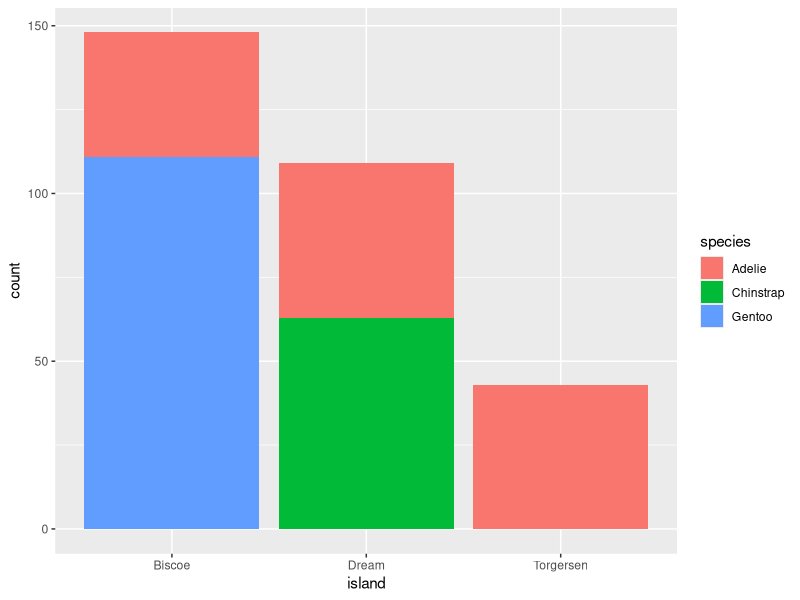
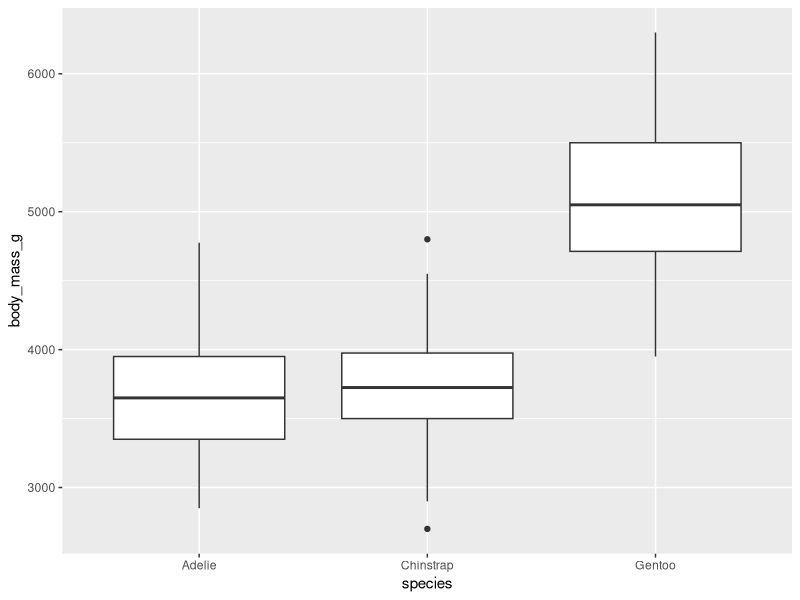
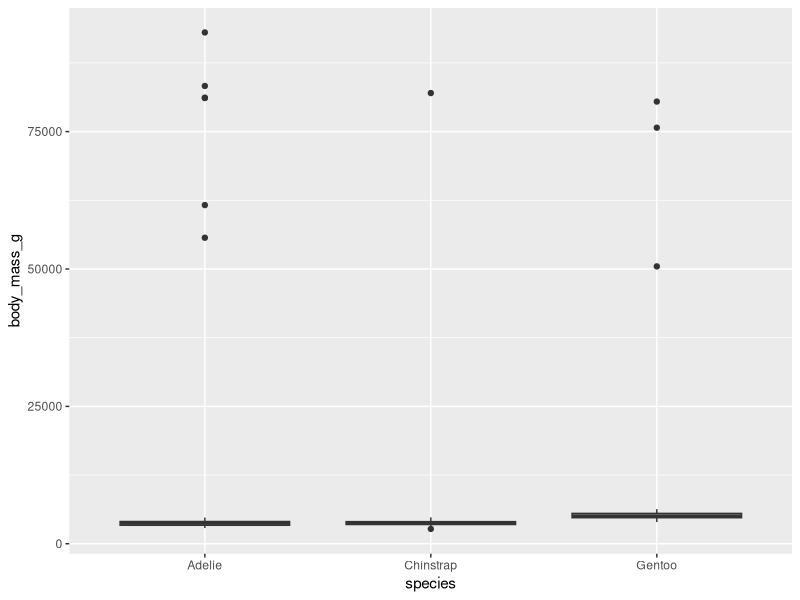
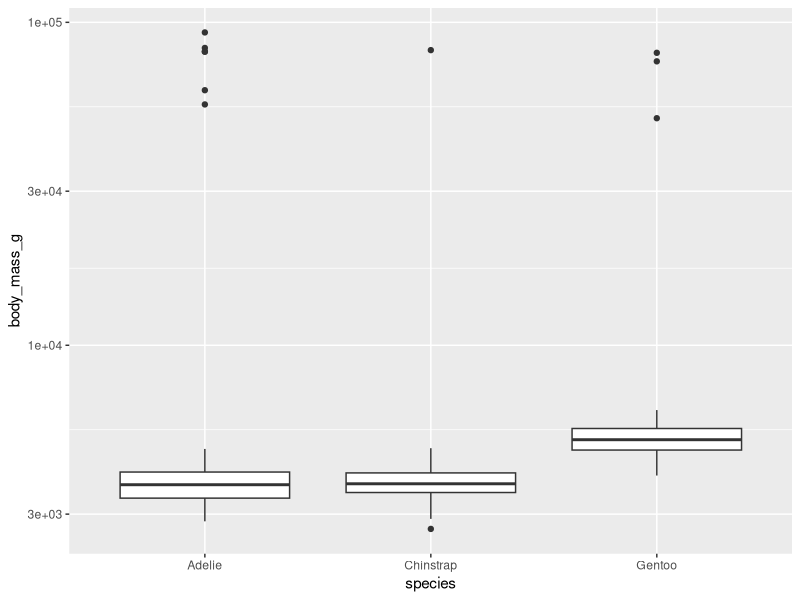
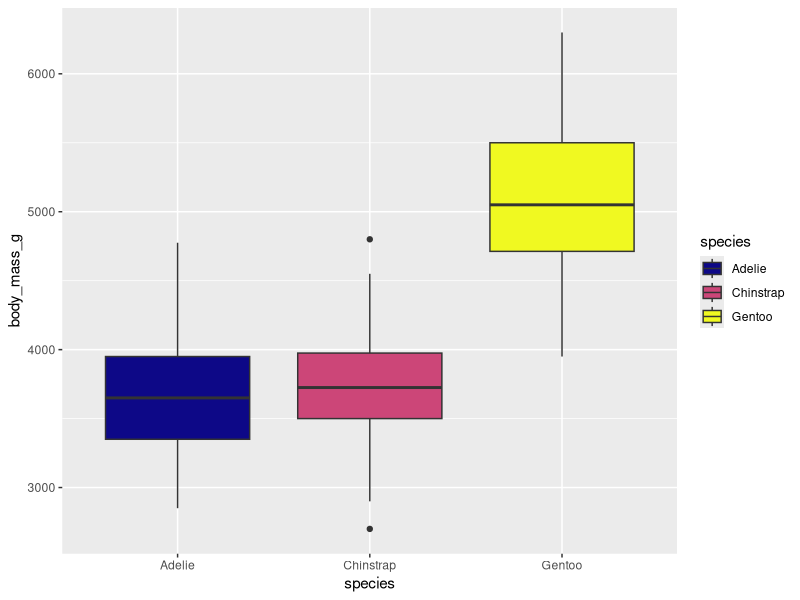
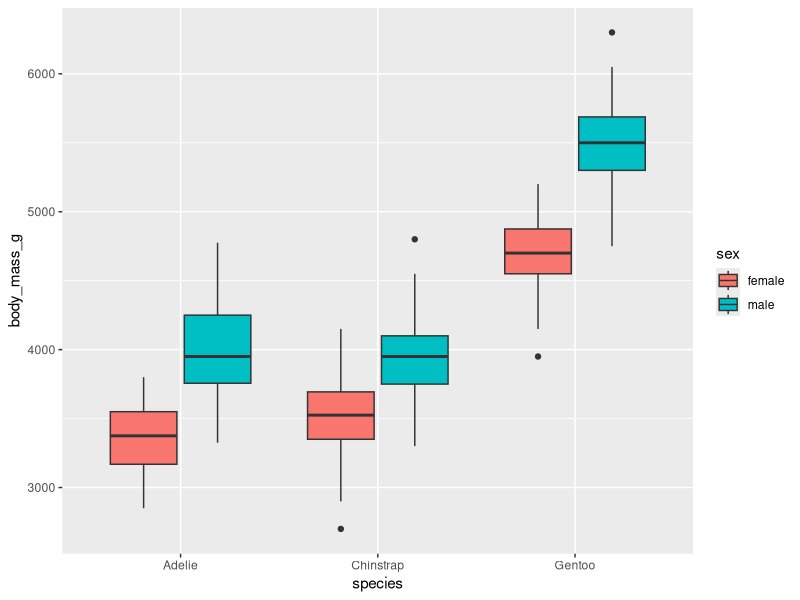
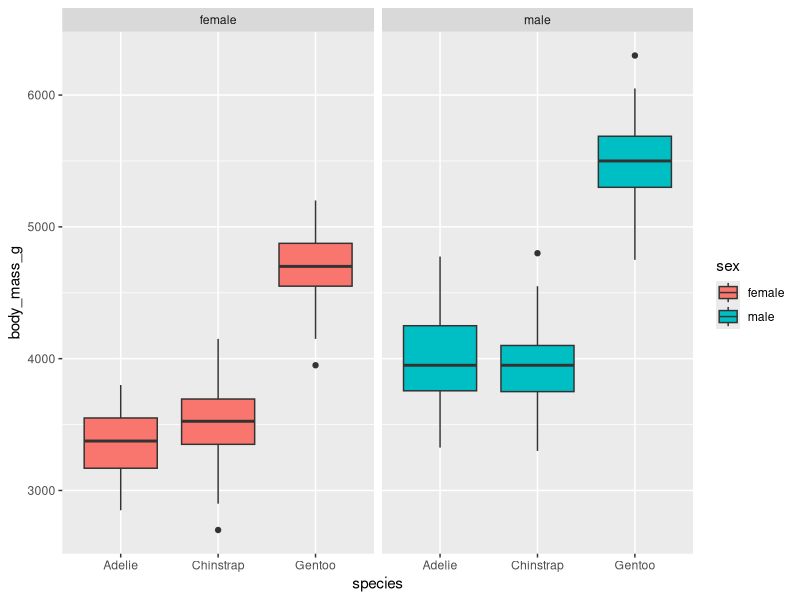
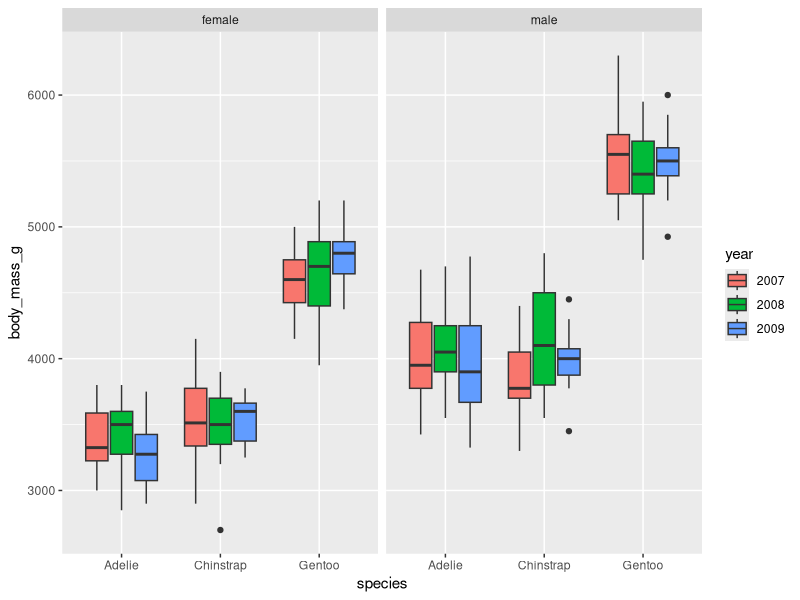

Source code (R) for these figures, in order:
## ---- chunk 1
# Set global options
knitr::opts_chunk$set(attr.output = "style='border: 1px; border-style: solid; margin-left: 10px; margin-right: 10px;'")
## ---- chunk 2
# this version is only for the website!
peng_auto <- readr::read_csv("assets/data/r-tidyverse/penguins.csv")
## ---- chunk 3
# this version is only for the website!
peng <- readr::read_csv(
  "assets/data/r-tidyverse/penguins.csv",
  col_types = "iccddcc" # this string encodes the desired types for each column
)
## ---- chunk 4
peng
## ---- chunk 5
library(ggplot2) # Loading a library to use its functions without ::
## ---- chunk 6
ggplot( # Every plot starts with a call to the ggplot() function
    data = peng # This function can also take the input tibble
) + # The plot consists of individual functions linked with "+"
    geom_bar( # "geoms" define the plot layers we want to draw
        mapping = aes( # The aes() function maps variables to visual properties
            x = island, # publication_year -> x-axis
            fill = species # community_type   -> fill color
        )
    )
## ---- chunk 7
ggplot(peng) +
    geom_boxplot(aes(x = species, y = body_mass_g))
## ---- chunk 8
set.seed(1234) # we set a seed for reproducible randomness
peng_out <- peng
peng_out$body_mass_g[sample(1:nrow(peng_out), 10)] <- 50000 + 50000 * runif(10)
## ---- chunk 9
ggplot(peng_out) +
    geom_boxplot(aes(x = species, y = body_mass_g))
## ---- chunk 10
ggplot(peng_out) +
    geom_boxplot(aes(x = species, y = body_mass_g)) +
    scale_y_log10() # adding the log-scale improves readability
## ---- chunk 11
ggplot(peng) +
    geom_boxplot(aes(x = species, y = body_mass_g, fill = species)) +
    scale_fill_viridis_d(option = "C")
## ---- chunk 12
ggplot(peng) +
    geom_boxplot(aes(x = species, y = body_mass_g, fill = sex))
## ---- chunk 13
ggplot(peng) +
    geom_boxplot(aes(x = species, y = body_mass_g, fill = sex)) +
    facet_wrap(~sex)
## ---- chunk 14
ggplot(peng) +
    geom_boxplot(aes(x = species, y = body_mass_g, fill = year)) +
    facet_wrap(~sex)
## ---- chunk 15
ggplot(peng) +
    geom_boxplot(aes(x = species, y = body_mass_g, fill = year)) +
    facet_wrap(~sex) +
    theme(axis.text.x = element_text(angle = 45, hjust = 1, vjust = 1))
## ---- chunk 16
ggplot(peng) +
    geom_bar(aes(x = species)) # bars are alphabetically ordered
## ---- chunk 17
peng2 <- peng
peng2$species_ordered <- forcats::fct_reorder(
  peng2$species,
  peng2$species, length
)
## ---- chunk 18
ggplot(peng2) +
    geom_bar(aes(x = species_ordered)) # bars are ordered by size
## ---- chunk 19

## ---- chunk 20

## ---- chunk 21
ggplot(mtcars) +
    geom_point(aes(x = hp, y = qsec))
## ---- chunk 22
ggplot(mtcars) +
    geom_point(aes(x = hp, y = qsec, color = as.factor(cyl)))
## ---- chunk 23
# technical adjustments for rendering
old_options <- options(
  pillar.print_max = 5,
  pillar.print_min = 5,
  pillar.advice = FALSE
)
## ---- chunk 24
dplyr::select(peng, id, flipper_length_mm) # reduce tibble to two columns
dplyr::select(peng, -island, -flipper_length_mm) # remove two columns
## ---- chunk 25
dplyr::filter(peng, year == 2007) # penguins examined in 2007
dplyr::filter(peng, year == 2007 |
    year == 2009) # penguins examined in 2007 OR 2009
dplyr::filter(
    peng, # an alternative way to express
    year %in% c(2007, 2009)
) # OR with the match operator "%in%"
dplyr::filter(peng, species == "Adelie" &
    body_mass_g >= 4000) # Adelie penguins heavier than 4kg
## ---- chunk 26
library(magrittr)
peng %>% dplyr::filter(year == 2007)
## ---- chunk 27
peng %>%
    dplyr::select(id, species, body_mass_g) %>%
    dplyr::filter(species == "Adelie" & body_mass_g >= 4000) %>%
    nrow() # count the resulting rows
## ---- chunk 28
peng %>%
    dplyr::filter(island == "Biscoe") %$%
    species %>% # extract the species column as a vector
    unique() # get the unique elements of said vector
## ---- chunk 29
chinstraps_weights <- peng %>%
    dplyr::filter(species == "Chinstrap") %$%
    body_mass_g

length(chinstraps_weights) # length/size of a vector
unique(chinstraps_weights) # unique elements of a vector

min(chinstraps_weights) # minimum
max(chinstraps_weights) # maximum

mean(chinstraps_weights) # mean
median(chinstraps_weights) # median

var(chinstraps_weights) # variance
sd(chinstraps_weights) # standard deviation
quantile(chinstraps_weights, probs = 0.75) # quantiles for the given probabilities
## ---- chunk 30
peng %>%
    dplyr::group_by(species) %>% # group the tibble by the material column
    dplyr::summarise(
        min_weight = min(body_mass_g), # new col: min weight for each group
        median_weight = median(body_mass_g), # new col: median weight for each group
        max_weight = max(body_mass_g) # new col: max weight for each group
    )
## ---- chunk 31
peng %>%
    dplyr::group_by(species, year) %>% # group by species and year
    dplyr::summarise(
        n = dplyr::n(), # a new column: number of penguins for each group
        .groups = "drop" # drop the grouping after this summary operation
    )
## ---- chunk 32
peng %>% dplyr::arrange(sex) # sort by sex
peng %>% dplyr::arrange(sex, body_mass_g) # sort by sex and weight
peng %>% dplyr::arrange(dplyr::desc(body_mass_g)) # sort descending
## ---- chunk 33
peng %>%
    dplyr::group_by(species) %>% # group by species
    dplyr::arrange(dplyr::desc(body_mass_g)) %>% # sort by weight within (!) groups
    dplyr::slice_head(n = 3) %>% # keep the first three penguins per group
    dplyr::ungroup() # remove the still lingering grouping
## ---- chunk 34
peng %>% dplyr::slice_sample(n = 10)
## ---- chunk 35

## ---- chunk 36

## ---- chunk 37

## ---- chunk 38
mtcars %>%
    dplyr::filter(gear == 4) %>%
    nrow()
## ---- chunk 39
mtcars %>%
    dplyr::group_by(cyl) %>%
    dplyr::summarise(
        qsec_mean = mean(qsec)
    )
## ---- chunk 40
mtcars2 <- tibble::rownames_to_column(mtcars, var = "car")
mtcars2 %>%
    dplyr::group_by(am) %>%
    dplyr::arrange(mpg) %>%
    dplyr::slice_head() %$%
    car
## ---- chunk 41
peng %>% dplyr::rename(penguin_name = id) # rename a column
## ---- chunk 42
peng %>% dplyr::relocate(year, .before = species) # reorder columns
## ---- chunk 43
peng %>%
    dplyr::mutate( # add a column that
        kg = body_mass_g / 1000 # manipulates an existing column
    )
## ---- chunk 44
peng %>%
  dplyr::transmute(
    id = paste("Penguin Nr.", id), # overwrite this column
    flipper_length_mm               # select this column
)
## ---- chunk 45
peng %>% tibble::add_column(
  flipper_length_cm = .$flipper_length_mm/10, # not the . representing the LHS of the pipe
  .after = "flipper_length_mm"
)
## ---- chunk 46
peng %>%
    dplyr::group_by(species, sex, year) %>%
    dplyr::mutate(
        mean_weight = mean(body_mass_g, na.rm = T),
        relation_to_mean = body_mass_g / mean_weight
    ) %>%
    dplyr::ungroup() %>%
    dplyr::select(id, species, sex, year, relation_to_mean) %>%
    # mutate does not remove rows, unlike summarise, so we use select
    dplyr::arrange(dplyr::desc(relation_to_mean))
## ---- chunk 47
peng %>% dplyr::mutate(
  weight = ifelse(
    test = body_mass_g >= 4200, # is weight below or above mean weight?
    yes = "above mean",
    no = "below mean"
  )
)
## ---- chunk 48
peng %>% dplyr::mutate(
  weight = dplyr::case_when(
    body_mass_g >= 4200 ~ "above mean", # the number of conditions is arbitrary
    body_mass_g < 4200  ~ "below mean",
    TRUE                ~ "unknown"     # TRUE catches all remaining cases
  )
)
## ---- chunk 49
peng %>%
    dplyr::mutate(
        island_rating = dplyr::case_match(
            island,
            "Torgersen" ~ "My favourite island",
            "Biscoe" ~ "Overrated tourist trap",
            "Dream" ~ "Lost my wallet there. 4/10"
        )
    ) %>%
    # here we use group_by+summarise only to show the result
    dplyr::group_by(island, island_rating) %>%
    dplyr::summarise(.groups = "drop")
## ---- chunk 50
carsales <- tibble::tribble(
    ~brand, ~`2014`, ~`2015`, ~`2016`, ~`2017`,
    "BMW", 20, 25, 30, 45,
    "VW", 67, 40, 120, 55
)
carsales
## ---- chunk 51
carsales_long <- carsales %>% tidyr::pivot_longer(
    cols = tidyselect::num_range(
        "",
        range = 2014:2017
    ), # define a set of columns to transform
    names_to = "year", # the name of the descriptor column we want
    names_transform = as.integer, # a transformation function to apply to the names
    values_to = "sales" # the name of the value column we want
)
carsales_long
## ---- chunk 52
carsales_wide <- carsales_long %>% tidyr::pivot_wider(
    id_cols = "brand", # the set of id columns that should not be changed
    names_from = year, # the descriptor column with the names of the new columns
    values_from = sales # the value column from which the values should be extracted
)
carsales_wide
## ---- chunk 53

## ---- chunk 54

## ---- chunk 55

## ---- chunk 56
mtcars %>%
    dplyr::relocate(gear, .before = mpg) %>%
    tibble::as_tibble() # transforming the raw dataset to a tibble
# for better printing
## ---- chunk 57
mtcars2 <- mtcars %>%
    dplyr::mutate(
        gear,
        am_v = dplyr::case_match(
            am,
            0 ~ "automatic",
            1 ~ "manual"
        )
    ) %>%
    tibble::as_tibble()
mtcars2
## ---- chunk 58
mtcars2 %>%
    dplyr::group_by(am_v, gear) %>%
    dplyr::tally() %>% # dplyr::tally() is identical to
    # dplyr::summarise(n = dplyr::n())
    # it counts the number of entities in a group
    tidyr::pivot_wider(
        names_from = am_v,
        values_from = n
    )
## ---- chunk 59
# this version is only for the website!
bills <- readr::read_csv("assets/data/r-tidyverse/penguin_bills.csv")
bills
## ---- chunk 60
dplyr::left_join(
  x = peng,  # 300 observations
  y = bills, # 300 observations
  by = "id"  # the key column by which to join
)
## ---- chunk 61
dplyr::right_join(
    x = peng, # 300 observations
    y = bills, # 300 observations
    by = "id"
) %>% # we arrange by id to highlight the missing
    dplyr::arrange(id) # observation in the peng dataset
## ---- chunk 62
dplyr::inner_join(
  x = peng,  # 300 observations
  y = bills, # 300 observations
  by = "id"
)
## ---- chunk 63
dplyr::full_join(
    x = peng, # 300 observations
    y = bills, # 300 observations
    by = "id"
) %>% dplyr::arrange(id)
## ---- chunk 64
dplyr::semi_join(
  x = peng,  # 300 observations
  y = bills, # 300 observations
  by = "id"
)
## ---- chunk 65
dplyr::anti_join(
  x = peng,  # 300 observations
  y = bills, # 300 observations
  by = "id"
)
## ---- chunk 66
gear_opinions <- tibble::tibble(
  gear = c(3, 5),
  opinion = c("boring", "wow")
)
## ---- chunk 67

## ---- chunk 68

## ---- chunk 69
dplyr::left_join(mtcars, gear_opinions, by = "gear") %>%
    tibble::as_tibble()
## ---- chunk 70
dplyr::anti_join(mtcars, gear_opinions, by = "gear") %>%
    tibble::as_tibble()
